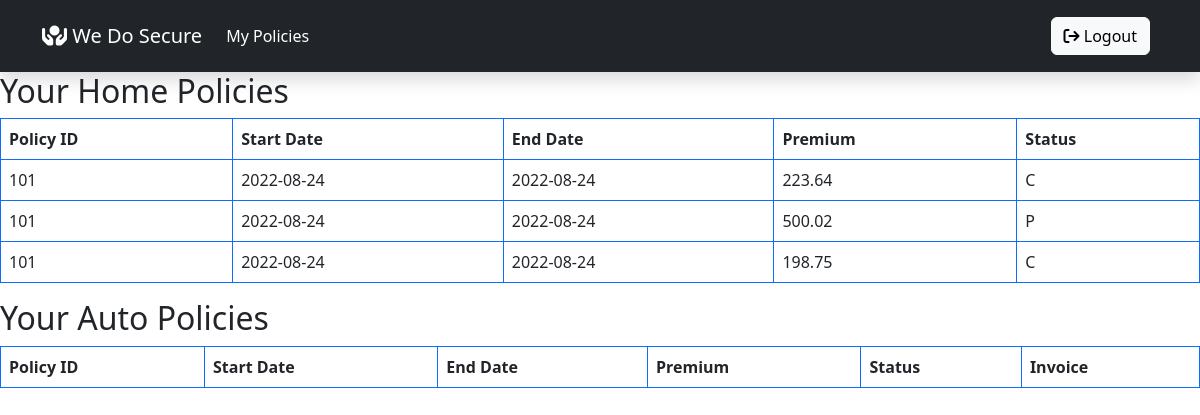
/mypolicies (signed in), run on the app's committed database.
### app.py (models this page shows)
class HomeInsurance(db.Model, UserMixin):
    hid = db.Column(db.Integer, db.ForeignKey(Home.hid), primary_key=True, unique=True)
    policy_id = db.Column(db.Integer, db.ForeignKey(Insurance.policy_id), primary_key=True)
    start_date = db.Column(db.Date(), nullable=False)
    end_date = db.Column(db.Date(), nullable=False)
    premium = db.Column(db.Integer, nullable=False)
    status = db.Column(db.String(1), nullable=False)

### app.py (the view)
@app.route("/mypolicies")
@login_required
def mypolicies():
    home_insurances = HomeInsurance.query.join(Insurance, HomeInsurance.policy_id == Insurance.policy_id ) \
        .join(CustomerInsurance, CustomerInsurance.policy_id == Insurance.policy_id) \
        .filter(CustomerInsurance.cid == current_user.id).all() \
    auto_insurances = AutoInsurance.query.join(Insurance, AutoInsurance.policy_id == Insurance.policy_id ) \
        .join(CustomerInsurance, CustomerInsurance.policy_id == Insurance.policy_id) \
        .filter(CustomerInsurance.cid == current_user.id).all() \
    print(home_insurances)
    print(auto_insurances)
    return render_template("mypolicies.html", home_insurances= home_insurances, auto_insurances=auto_insurances)

### app.py (called while the page is built)
@login_manager.user_loader
def load_user(user_id):
    return User.query.get(int(user_id))

### templates/mypolicies.html (shortened to what this page needs)
<!DOCTYPE html>
<html lang="en">
<head>
    <link href="https://cdn.jsdelivr.net/npm/bootstrap@5.2.0/dist/css/bootstrap.min.css" rel="stylesheet"
>
    <link rel="stylesheet" href="https://cdnjs.cloudflare.com/ajax/libs/font-awesome/6.1.2/css/all.min.css" />
</head>
<body>
    <nav class="navbar navbar-expand-lg bg-dark navbar-dark shadow p-3">
        <div class="container">
            <a class="navbar-brand" href="{{ url_for('home') }}"><i class="fa-solid fa-hands-holding-circle"></i>
                We Do Secure</a>
            <div class="collapse navbar-collapse" id="navbarSupportedContent">
                <ul class="navbar-nav me-auto mb-2 mb-lg-0">
                    <li class="nav-item">
                        <a class="nav-link active" aria-current="page" href="{{ url_for('mypolicies')}}">My Policies</a>
                    </li>
                </ul>
                <div class="text-end">
                    <a class="btn btn-light me-2" href="{{ url_for('logout') }}" role="button"><i
                            class="fa-solid fa-arrow-right-from-bracket"></i> Logout</a>
                </div>
            </div>
        </div>
    </nav>
    <h2>Your Home Policies</h2>
    <div class="table-responsive">
        <table class="table table-bordered border-primary">
            <thead>
                <tr>
                    <th scope="col">Policy ID</th>
                    <th scope="col">Start Date</th>
                    <th scope="col">End Date</th>
                    <th scope="col">Premium</th>
                    <th scope="col">Status</th>
                </tr>
            </thead>
            <tbody>
                {% for ins in home_insurances %}
                <tr>
                    <td>{{ ins.policy_id }}</td>
                    <td>{{ ins.start_date }}</td>
                    <td>{{ ins.end_date }}</td>
                    <td>{{ ins.premium }}</td>
                    <td>{{ ins.status }}</td>
                </tr>
                {% endfor %}
            </tbody>
        </table>
    </div>
    <h2>Your Auto Policies</h2>
    <div class="table-responsive">
        <table class="table table-bordered border-primary">
            <thead>
                <tr>
                    <th scope="col">Policy ID</th>
                    <th scope="col">Start Date</th>
                    <th scope="col">End Date</th>
                    <th scope="col">Premium</th>
                    <th scope="col">Status</th>
                    <th scope="col">Invoice</th>
                </tr>
            </thead>
        </table>
    </div>
</body>
</html>

### data on the page
HomeInsurance: policy_id "101", start_date "2022-08-24", end_date "2022-08-24", premium "223.64", status "C"
HomeInsurance: policy_id "101", start_date "2022-08-24", end_date "2022-08-24", premium "500.02", status "P"
HomeInsurance: policy_id "101", start_date "2022-08-24", end_date "2022-08-24", premium "198.75", status "C"
